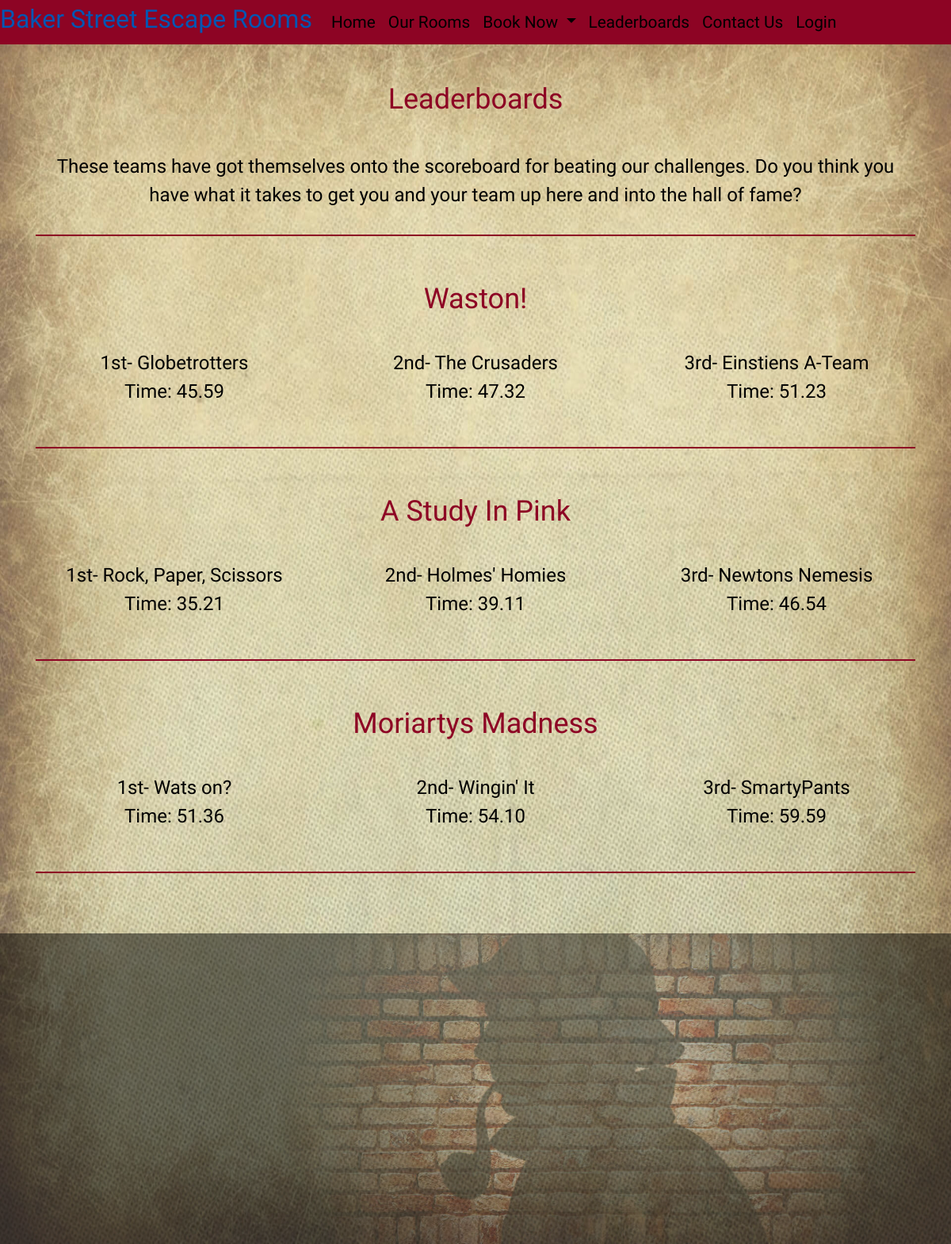
The app's page /leaderboards with its own data.
### home/models.py (models this page shows, shortened)
class Leaderboards(models.Model):
    class Meta:
        verbose_name_plural = 'Leaderboards'
    room_name = models.CharField(max_length=254, null=False, blank=False)
    team_1_name = models.CharField(max_length=254, null=False, blank=False)
    team_2_name = models.CharField(max_length=254, null=False, blank=False)
    team_3_name = models.CharField(max_length=254, null=False, blank=False)
    team_1_time = models.DecimalField(max_digits=4, decimal_places=2, null=False, blank=False)  # noqa:E501
    team_2_time = models.DecimalField(max_digits=4, decimal_places=2, null=False, blank=False)  # noqa:E501
    team_3_time = models.DecimalField(max_digits=4, decimal_places=2, null=False, blank=False)  # noqa:E501

### home/views.py (the view)
# urls.py: path('leaderboards', views.leaderboards, name='leaderboards'),
def leaderboards(request):
    leaderboards = Leaderboards.objects.all()
    context = {
        'leaderboards': leaderboards,
    }
    return render(request, 'home/leaderboards.html', context)

### bag/contexts.py (called while the page is built, shortened)
def bag_contents(request):
    bag_items = []
    total = 0
    num_of_players = 0
    date = 0
    time = 0
    bag = request.session.get('bag', {})
    print(bag)
    context = {
        'bag_items': bag_items,
        'num_of_players': num_of_players,
        'date': date,
        'time': time,
        'total': total,
    }
    return context

### home/templates/home/leaderboards.html
<!DOCTYPE html>
{% extends 'base.html' %} {% load static %} {% block content %}
<div class="container text-center general-text">
  <div class="row">
    <div class="col">
      <h2 class="heading-text text-center">Leaderboards</h2>
      <br>
      <div class="row">
      <div class="col"><p>These teams have  got themselves onto the scoreboard for beating our challenges. Do you think you have what it takes to get you and your team up here and into the hall of fame?</p></div>
      </div>
      <hr>
      <br>
    </div>
  </div>
</div>
<div class="container text-center general-text">
    {% for leaderboards in leaderboards %}
    <div class="row">
      <div class="col heading-text text-center">{{ leaderboards.room_name }}</div>
    </div>
    <br>
    <div class="row">
      <div class="col-4">1st- {{ leaderboards.team_1_name }}</div>
      <div class="col-4">2nd- {{ leaderboards.team_2_name }}</div>
      <div class="col-4">3rd- {{ leaderboards.team_3_name }}</div>
    </div>
    <div class="row">
      <div class="col-4">Time: {{ leaderboards.team_1_time }}</div>
      <div class="col-4">Time: {{ leaderboards.team_2_time }}</div>
      <div class="col-4">Time: {{ leaderboards.team_3_time }}</div>
    </div>
    <br>
    <hr>
    <br>
    {% endfor %}
</div>
{% endblock %}

### static/css/base.css (style rules this page uses)
.general-text { color: black; font-family: 'Calligraffitti', cursive; font-size: 150%; text-align: justify; }
.heading-text { color: #8D0424; font-family: 'Calligraffitti', cursive; font-size: 150%; text-align: justify; }
hr { border: double 0.1rem #8D0424; }

### records on screen
Leaderboards: room_name "Waston!", team_1_name "Globetrotters", team_2_name "The Crusaders", team_3_name "Einstiens A-Team", team_1_time "45.59", team_2_time "47.32", team_3_time "51.23"
Leaderboards: room_name "A Study In Pink", team_1_name "Rock, Paper, Scissors", team_2_name "Holmes' Homies", team_3_name "Newtons Nemesis", team_1_time "35.21", team_2_time "39.11", team_3_time "46.54"
Leaderboards: room_name "Moriartys Madness", team_1_name "Wats on?", team_2_name "Wingin' It", team_3_name "SmartyPants", team_1_time "51.36", team_2_time "54.10", team_3_time "59.59"
